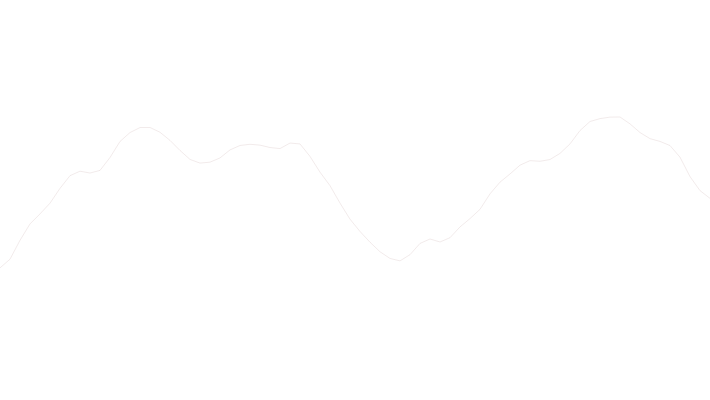
Frame 1 (no input)
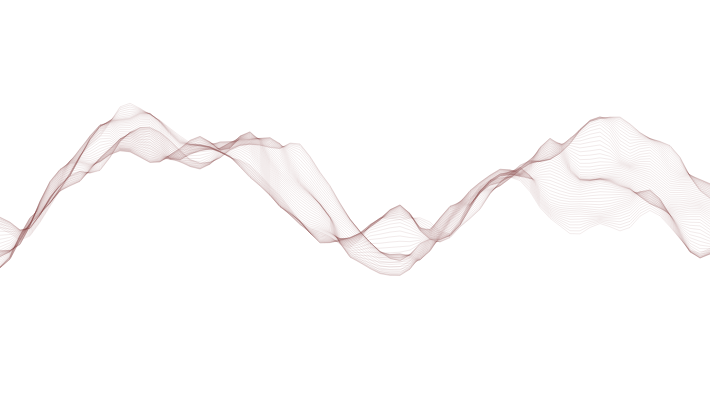
Frame 60 (no input)
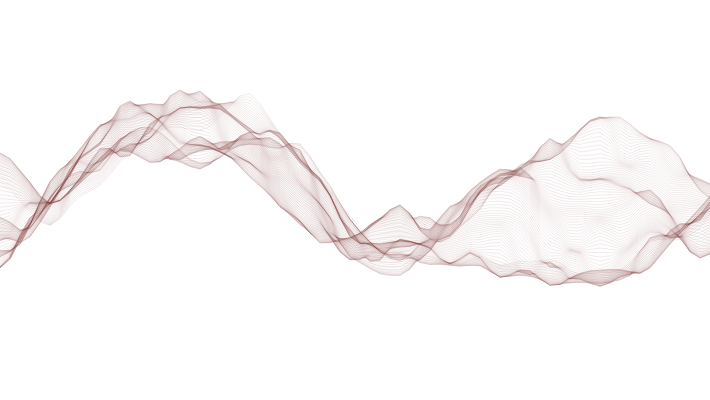
Frame 120 (the mouse pressed at the canvas centre since frame 60)

The p5.js sketch that drew these frames (run headless with seeded random() and noise() and a simulated clock; from frame 60 on, the mouse is pressed at the canvas centre):

// p5.js sketch
// ── sketch.js
var yoff = 0.0;        // 2nd dimension of perlin noise

function setup() {
  createCanvas(710, 400);
}

function draw() {
  
  
  push();
  colorMode(HSB, 1);
  stroke(0, 0.5, 0.5, 0.1); //genes 0-3
  noFill(255);
 
  beginShape(); 
  var xoff = 0;       // Option #1: 2D Noise
  for (var x = 0; x <= width; x += 10) { //genes4
    // Calculate a y value according to noise, map to 
    
    // Option #1: 2D Noise
    var y = map(noise(xoff, yoff), 0, 1, 0,height); //genes5-6
    // Set the vertex
    vertex(x, y); 
    xoff += 0.05; //genes7
  }
  // increment y dimension for noise
  yoff += 0.01; //genes 8
 
  endShape();
  pop();
}
